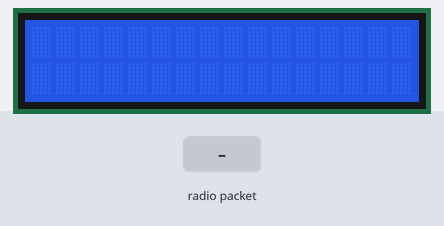
The sketch below on a simulated Arduino Uno, built with avr-gcc and run on an emulated ATmega328P. On the bench: 16×2 character LCD. Inputs (shaded band) come from the test bench. No radio packets arrive unless stated; what the sketch prints to the serial monitor is not drawn.

Above: at 1.2 s.
1.3 s: radio packet "1" arrives
At 2.4 s:
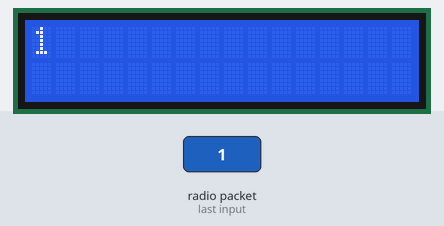
2.8 s: radio packet "0" arrives
At 3.5 s:
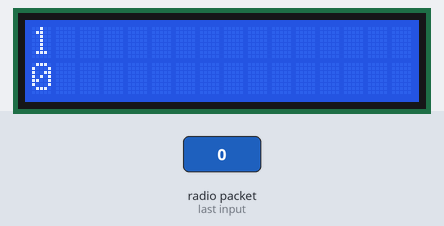
4.3 s: radio packet "2" arrives
At 4.7 s:
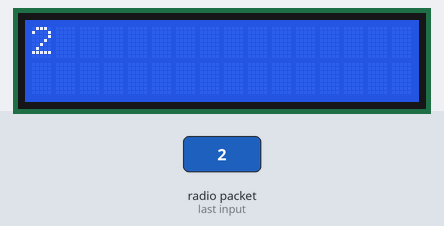
Timing chart, 0 to 7.3 s (numbered marks = the images above; inputs shaded):
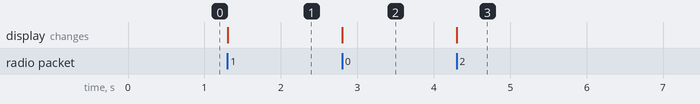

Measured:
- after the input at 1.3 s, the display: changes at once (image 1)
- after the input at 2.8 s, the display: changes at once (image 2)
- after the input at 4.3 s, the display: changes at once (image 3)

The sketch:

RF_receiver.ino
```cpp
#include <VirtualWire.h>
#include "Wire.h" // For I2C
#include "LCD.h" // For LCD
#include "LiquidCrystal_I2C.h" // Added library*

byte message[VW_MAX_MESSAGE_LEN]; // a buffer to store the incoming messages
byte messageLength = VW_MAX_MESSAGE_LEN; // the size of the message

//Set the pins on the I2C chip used for LCD connections
//ADDR,EN,R/W,RS,D4,D5,D6,D7
LiquidCrystal_I2C lcd(0x27,2,1,0,4,5,6,7); // 0x27 is the default I2C bus address of the backpack-see article
char cad[100];
int pos = 0;
void setup()
{
  Serial.begin(9600);
  Serial.println("Device is ready");
  // Initialize the IO and ISR
  vw_setup(2000); // Bits per sec
  vw_rx_start(); // Start the receiver
   lcd.begin (16,2); // 16 x 2 LCD module
   lcd.setBacklightPin(3,POSITIVE); // BL, BL_POL
   lcd.setBacklight(HIGH);
}

void loop()
{
{
byte buf[VW_MAX_MESSAGE_LEN];
byte buflen = VW_MAX_MESSAGE_LEN;
int i;
if( vw_get_message(buf, &buflen) )
{
if(pos < 2)
lcd.setCursor(0, pos);
else
{
pos=0;
lcd.clear();
}
for (i = 0; i < buflen; i++)
{
lcd.print((char)buf[i]);
pos++;

}
}
}
}
```
